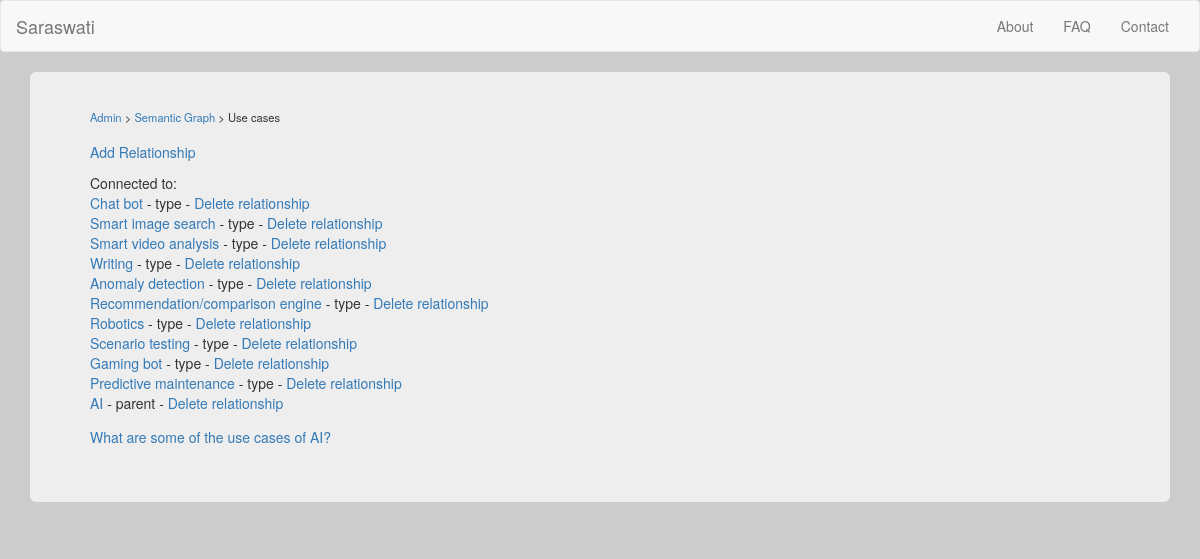
The app's page /node?id=2, older data.
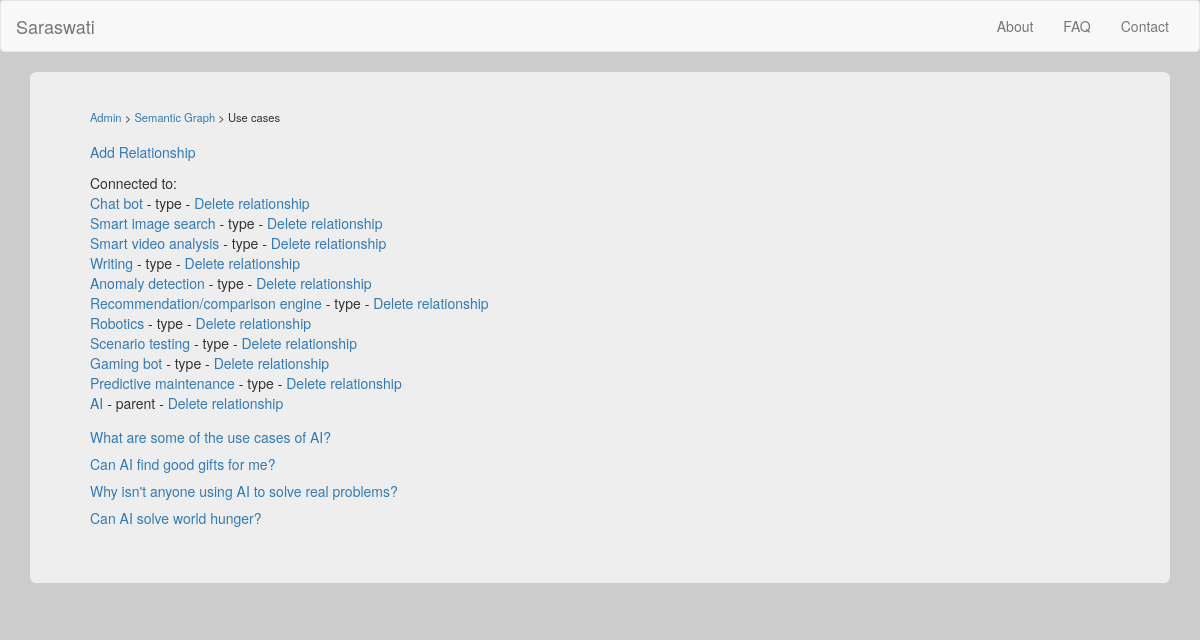
The same page, newer data.
### db.py (models this page shows, shortened)
class semantic_graph_node(db.Model):
	id = db.Column('node_id', db.Integer, primary_key = True)
	title = db.Column(db.String(255))

class semantic_graph_relationship(db.Model):
	id = db.Column('relationship_id', db.Integer, primary_key = True)
	node_id_1 = db.Column(db.Integer)
	node_id_2 = db.Column(db.Integer)
	relationship_1_to_2 = db.Column(db.String(255))
	relationship_2_to_1 = db.Column(db.String(255))

class training_chat(db.Model):
	id = db.Column('message_id', db.Integer, primary_key = True)
	chat_id = db.Column(db.Integer)
	party = db.Column(db.SmallInteger)
	text = db.Column(db.Text)
	node_id = db.Column(db.Integer)

### modules/admin.py (the view)
@admin.route('/node')
def view_node():
	nodeID = request.args['id']
	thisNode = semantic_graph_node.query.filter_by(id=nodeID).first()
	if not thisNode:
		return render_template("error.html", error_message = "Database error")
	else:
		nodeName = thisNode.title
	if "del" in request.args:
		semantic_graph_relationship.query.filter_by(id=request.args["del"]).delete()
		db.session.commit()
	nodeList = []
	queryList = semantic_graph_relationship.query.filter_by(node_id_1 = nodeID)
	for result in queryList:
		newItem = type('tmp', (object,), {}) #Hacky way to make newItem a generic object
		newItem.relationship_id = result.id
		newItem.relationship = result.relationship_2_to_1 #Show the relationship of node2 to node1
		newItem.other_node_id = result.node_id_2
		titleQuery = semantic_graph_node.query.filter_by(id = result.node_id_2).first()
		newItem.nodeTitle = titleQuery.title
		nodeList.append(newItem)
	queryList2 = semantic_graph_relationship.query.filter_by(node_id_2 = nodeID)
	for result in queryList2:
		newItem = type('tmp', (object,), {}) #Hacky way to make newItem a generic object
		newItem.relationship_id = result.id
		newItem.relationship = result.relationship_1_to_2 #Show the relationship of node1 to node2
		newItem.other_node_id = result.node_id_1
		titleQuery = semantic_graph_node.query.filter_by(id = result.node_id_1).first()
		newItem.nodeTitle = titleQuery.title
		nodeList.append(newItem)
	results = training_chat.query.order_by(training_chat.chat_id).filter_by(node_id = nodeID)
	chats = clean_training_chats(results)
	return render_template("node.html", nodes = nodeList, node_id = nodeID, node_name = nodeName, chats = chats)

### helpers.py (called while the page is built)
def clean_training_chats(inputList):
	chats = []
	for result in inputList:
		addResult = True
		for chat in chats:
			if chat.chat_id == result.chat_id:
				addResult = False
				break
		if addResult:
			chats.append(result)
	return chats

### templates/node.html
{% extends "base.html" %}
{% block content %}
  <div class="container">
    <div class="jumbotron">
		<div class="navigation_header">
			<a href="admin">Admin</a> &gt; <a href="graph">Semantic Graph</a> &gt; {{ node_name }}
		</div>
		<a href="add_relationship?id={{ node_id }}">Add Relationship</a>
		<div style="height: 0.8em;"></div>
		{% if not nodes %}
			No connections found
		{% else %}
			Connected to:<br />
			{% for node in nodes %}
				<a href="node?id={{ node.other_node_id }}">{{ node.nodeTitle }}</a> - {{node.relationship}} - <a href="node?id={{ node_id }}&del={{ node.relationship_id }}" onclick="return confirm('Are you sure?');">Delete relationship</a><br />
			{% endfor %}
		{% endif %}
		<div style="height: 1em;"></div>
		{% for chat in chats %}
			<a href="training_chat?id={{ chat.chat_id }}">{{ chat.text }}</a>
			<div style="height: 0.5em;"></div>
		{% endfor %}
	</div>
  </div>
{% endblock %}

### templates/base.html (shortened to what this page needs)
{% extends "bootstrap/base.html" %}
{% import "bootstrap/utils.html" as utils %}
{% block styles -%}
    {{super()}}
    <link rel="stylesheet" type="text/css" href="{{url_for('static', filename='styles.css')}}">
{% endblock %}
{% block navbar %}
<div class="navbar navbar-default">
  <div class="container-fluid">
    <div class="navbar-header">
      <a class="navbar-brand" href="/">Saraswati</a>
    </div>
	{% set active_page = active_page|default('index') -%}
    <div class="collapse navbar-collapse" id="bs-example-navbar-collapse-1">
      <ul class="nav navbar-nav navbar-right">
        <li{% if active_page == "about" %} class="active"{% endif %}><a href="about">About</a></li>
        <li{% if active_page == "faq" %} class="active"{% endif %}><a href="faq">FAQ</a></li>
        <li{% if active_page == "contact" %} class="active"{% endif %}><a href="contact">Contact</a></li>
      </ul>
    </div>
  </div>
</div>
{% endblock %}

### static/styles.css (style rules this page uses)
body { background-color: #CCC; }
.navigation_header { margin-top: -1em; font-size: 0.8em; margin-bottom: 1.5em; }

Row changes from the older to the newer data that the page shows:
added training_chat: text "Can AI find good gifts for me?"
added training_chat: text "Why isn't anyone using AI to solve real problems?"
added training_chat: text "Can AI solve world hunger?"
